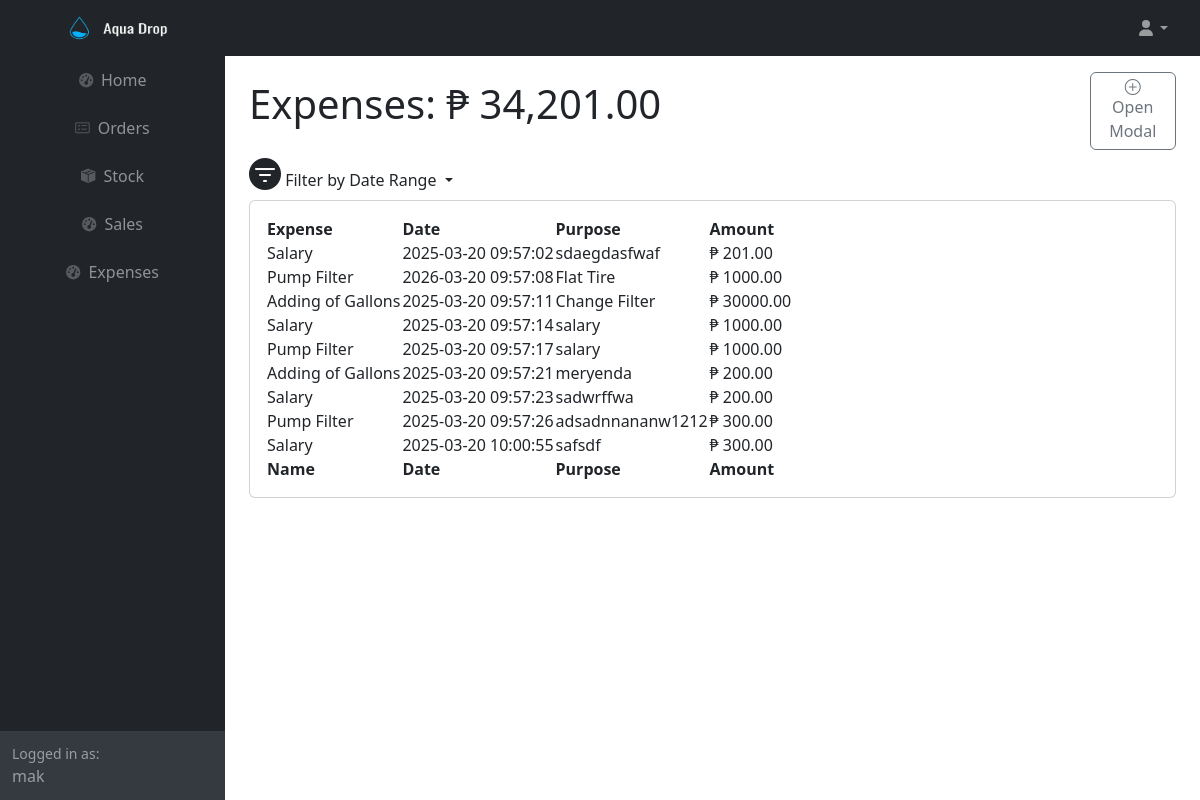
The page /expenses.php (signed in) on the database as committed earlier.
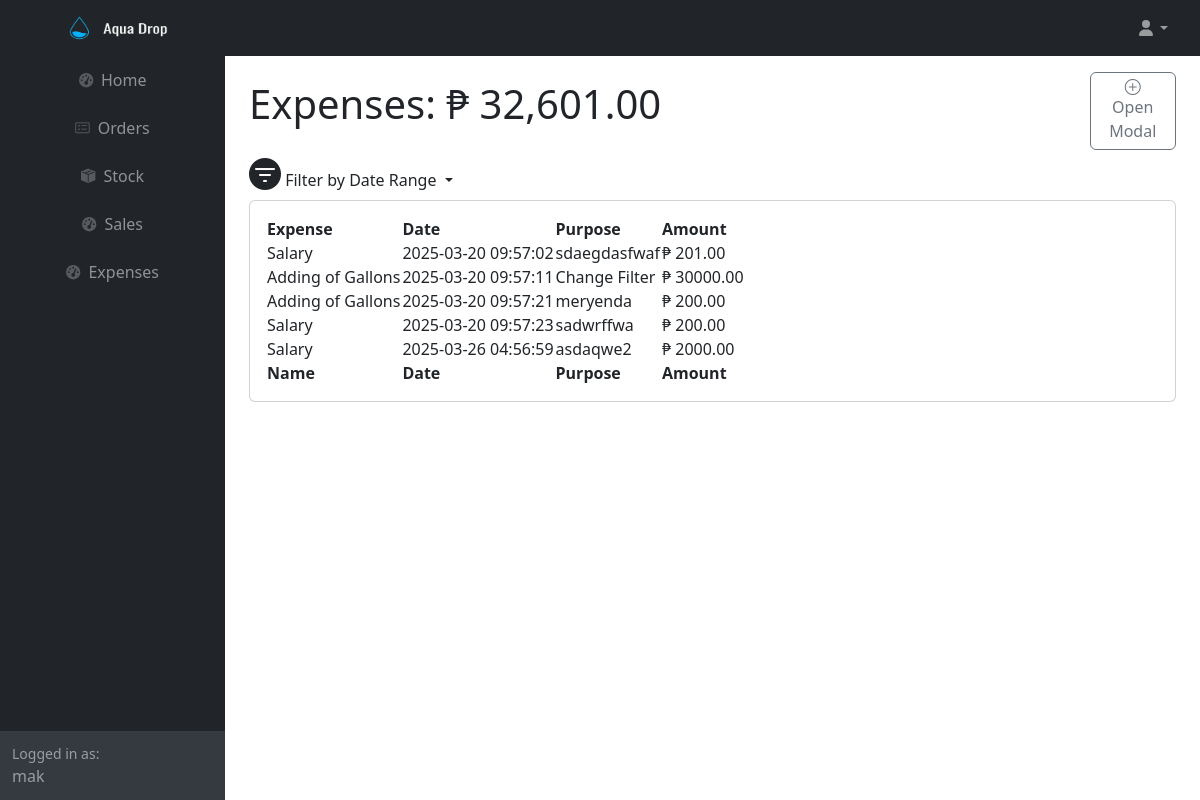
The same page on the database as committed later.
### tables this page shows
CREATE TABLE IF NOT EXISTS `expenses` (
  `expense_id` int(11) NOT NULL AUTO_INCREMENT,
  `expenses_id` int(11) NOT NULL,
  `date` timestamp NOT NULL DEFAULT current_timestamp() ON UPDATE current_timestamp(),
  `purpose` varchar(255) NOT NULL,
  `amount` decimal(10,2) NOT NULL,
  PRIMARY KEY (`expense_id`)
);

CREATE TABLE IF NOT EXISTS `expense_type` (
  `expenses_id` int(11) NOT NULL AUTO_INCREMENT,
  `expense_name` varchar(255) NOT NULL,
  PRIMARY KEY (`expenses_id`)
);

### expenses.php (the view, shortened to what this page needs)
<?php
	require ('db.php');
    if (isset($_GET['start_date']) && isset($_GET['end_date'])) {
        $start_date = $_GET['start_date'];
        $end_date = $_GET['end_date'];
        if (validateDate($start_date) && validateDate($end_date)) {
            $start_datetime = $start_date . ' 00:00:00';
            $end_datetime = $end_date . ' 23:59:59';
            $sql = "SELECT * FROM expenses e1 JOIN expense_type e2 ON e1.expenses_id = e2.expenses_id WHERE date BETWEEN :start_date AND :end_date";
            $stmt = $conn->prepare($sql);
            $stmt->bindParam(':start_date', $start_datetime, PDO::PARAM_STR);
            $stmt->bindParam(':end_date', $end_datetime, PDO::PARAM_STR);
            $stmt->execute();
            $data = $stmt->fetchAll(PDO::FETCH_ASSOC);
            $sql_total_amount = "SELECT SUM(amount) AS total_amount FROM expenses WHERE date BETWEEN :start_date AND :end_date";
            $stmt_total_amount = $conn->prepare($sql_total_amount);
            $stmt_total_amount->bindParam(':start_date', $start_datetime, PDO::PARAM_STR);
            $stmt_total_amount->bindParam(':end_date', $end_datetime, PDO::PARAM_STR);
            $stmt_total_amount->execute();
            $total_amount = $stmt_total_amount->fetch(PDO::FETCH_ASSOC)['total_amount'];
        }
    }
    else{
        $sql = "SELECT * FROM expenses e1 JOIN expense_type e2 ON e1.expenses_id = e2.expenses_id ";
        $stmt = $conn->prepare($sql);
        $stmt->execute();
        $data = $stmt->fetchAll(PDO::FETCH_ASSOC);
        $sql_total_amount = "SELECT SUM(amount) AS total_amount FROM expenses";
        $stmt_total_amount = $conn->prepare($sql_total_amount);
        $stmt_total_amount->execute();
        $total_amount = $stmt_total_amount->fetch(PDO::FETCH_ASSOC)['total_amount'];
    }
?>
<html lang="en">
    <head>
        <link rel="stylesheet" href="https://cdn.jsdelivr.net/npm/bootstrap-icons/font/bootstrap-icons.css">
        <link href="https://cdn.jsdelivr.net/npm/simple-datatables@7.1.2/dist/style.min.css" rel="stylesheet" />
        <link href="css/styles.css" rel="stylesheet" />
    </head>
    <body class="sb-nav-fixed">
        <nav class="sb-topnav navbar navbar-expand navbar-dark bg-dark">
            <a class="navbar-brand ps-3" href="adminindex.php">
                <img src="icons/transparentlogo.png" style="width: 200px; height: 150px;">
            </a>
            <ul class="navbar-nav ms-auto  me-3 me-lg-4">
                <li class="nav-item dropdown">
                    <a class="nav-link dropdown-toggle" id="navbarDropdown" href="#" role="button" data-bs-toggle="dropdown" aria-expanded="false"><i class="fas fa-user fa-fw"></i></a>
                </li>
            </ul>
        </nav>
        <div id="layoutSidenav">
            <div id="layoutSidenav_nav">
                <nav class="sb-sidenav accordion sb-sidenav-dark" id="sidenavAccordion">
                    <div class="sb-sidenav-menu">
                        <div class="nav align-items-center">
                            <a class="nav-link" href="adminindex.php">
                                <div class="sb-nav-link-icon"><i class="fas fa-tachometer-alt"></i></div>
                            </a>
                            <a class="nav-link" href="orders.php">
                                <div class="sb-nav-link-icon"><i class="bi bi-card-checklist"></i></div>
                                Orders
                            </a>
                            <a class="nav-link" href="stocks.html">
                                <div class="sb-nav-link-icon"><i class="bi bi-box-seam-fill"></i></div>
                                Stock
                            </a>
                            <a class="nav-link" href="sales.php">
                                <div class="sb-nav-link-icon"><i class="fas fa-tachometer-alt"></i></div>
                                Sales
                            </a>
                             <a class="nav-link" href="expenses.php">
                                <div class="sb-nav-link-icon"><i class="fas fa-tachometer-alt"></i></div>
                                Expenses
                            </a>
                        </div>
                    </div>
                    <div class="sb-sidenav-footer">
                        <div class="small">Logged in as:</div>
                        <?php echo $_SESSION['username'];?>
                    </div>
                </nav>
            </div>
            <div id="layoutSidenav_content">
                <main>
                    <div class="container-fluid px-4">
                        <div class="row">
                            <div class="col-10">
                                <h1 class="mt-4">Expenses: ₱ <?php echo number_format($total_amount, 2); ?></h1>
                            </div>
                            <div class="col-2 d-flex align-items-center">
                                <button class="btn btn-outline-secondary mt-3 ms-5" data-bs-toggle="modal" data-bs-target="#addexpenses"><i class="bi bi-plus-circle"></i>
                                    Open Modal
                                </button>
                            </div>
                        </div>
                        <ul class="navbar-nav ms-auto me-3 me-lg-4 d-flex align-items-">
                            <li class="nav-item dropdown">
                                <a class="nav-link dropdown-toggle" href="#" role="button" data-bs-toggle="dropdown" aria-expanded="false">
                                    <i class="bi bi-filter-circle-fill fs-2"></i> Filter by Date Range
                                </a>
                            </li>
                        </ul>
                        <div class="card mb-4">
                            <div class="card-body">
                                <table id="datatablesSimple">
                                    <thead>
                                        <tr>
                                            <th>Expense</th>
                                            <th>Date</th>
                                            <th>Purpose</th>
                                            <th>Amount</th>
                                        </tr>
                                    </thead>
                                    <tfoot>
                                        <tr>
                                            <th>Name</th>
                                            <th>Date</th>
                                            <th>Purpose</th>
                                            <th>Amount</th>
                                        </tr>
                                    </tfoot>
                                    <tbody>
                                        <?php foreach($data as $row): ?>
                                        <tr>
                                            <td><?php echo $row['expense_name']?></td>
                                            <td><?php echo $row['date']?></td>
                                            <td><?php echo $row['purpose']?></td>
                                            <td>₱ <?php echo $row['amount']?></td>
                                        </tr>
                                        <?php endforeach;?>
                                    </tbody>
                                </table>
                            </div>
                        </div>
                    </div>
                </main>
            </div>
        </div>
    </body>
</html>

Rows that differ between the two databases and show on the page:
removed expenses: expenses.expense_name "Pump Filter", date "2026-03-20 09:57:08", purpose "Flat Tire", amount "1000.00"
removed expenses: expenses.expense_name "Salary", date "2025-03-20 09:57:14", purpose "salary", amount "1000.00"
removed expenses: expenses.expense_name "Pump Filter", date "2025-03-20 09:57:17", purpose "salary", amount "1000.00"
removed expenses: expenses.expense_name "Pump Filter", date "2025-03-20 09:57:26", purpose "adsadnnananw1212", amount "300.00"
removed expenses: expenses.expense_name "Salary", date "2025-03-20 10:00:55", purpose "safsdf", amount "300.00"
added expenses: expenses.expense_name "Salary", date "2025-03-26 04:56:59", purpose "asdaqwe2", amount "2000.00"
Other text that changed with them:
$total_amount: "34,201.00" → "32,601.00"
